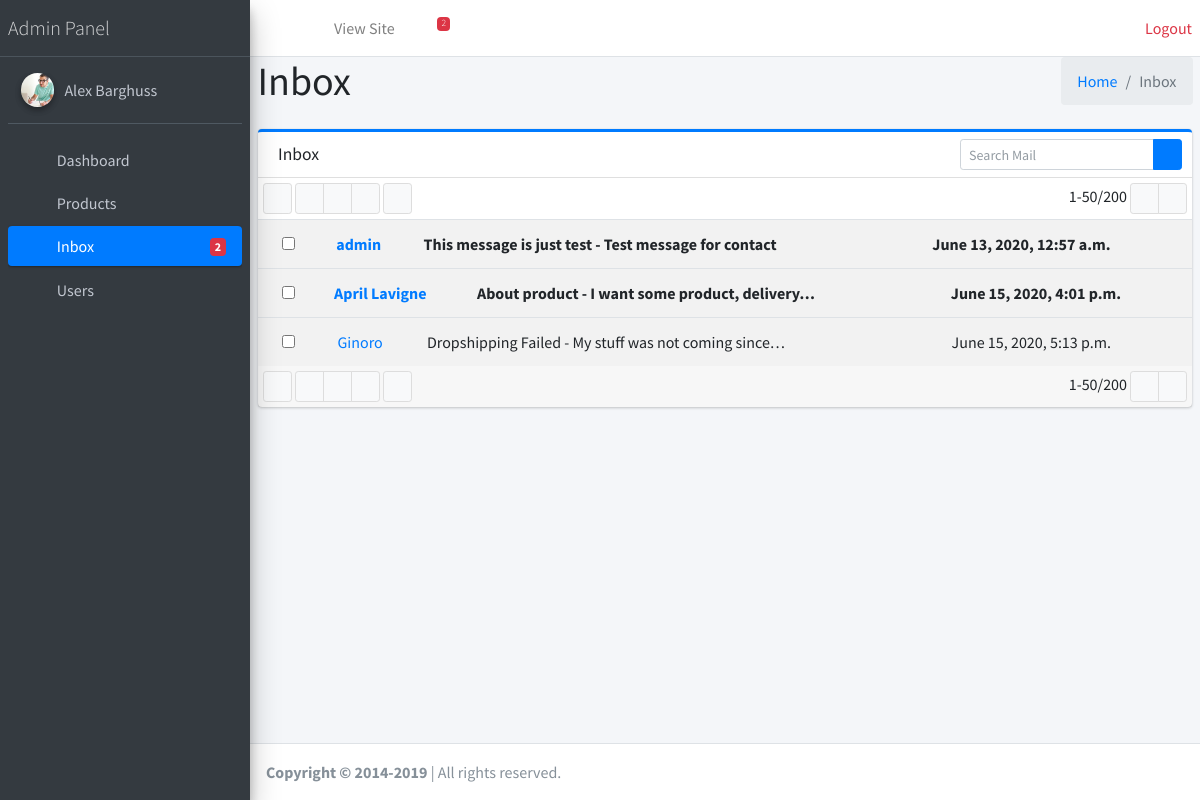
The page /dashboard/inbox/ (signed in) on the database its author committed.
### users/models.py (models this page shows, shortened)
class Account(AbstractUser):
    photo = models.ImageField(upload_to='images/', blank=True, null=True)
    address = models.TextField()

### products/models.py (models this page shows, shortened)
class Contact(models.Model):
    name = models.CharField(max_length=100)
    email = models.CharField(max_length=100)
    message = models.TextField()
    subject = models.CharField(max_length=100)
    created_date = models.DateTimeField(auto_now_add=True)
    view = models.BooleanField(default=False)

### dashboard/views.py (the view)
# urls.py: path('inbox/', InboxPage.as_view(), name='inbox'),
@method_decorator([login_required(login_url='dashboard_login'), admin_required], name='dispatch')
class InboxPage(View):
    template_name = 'dashboard/contact.html'
    def get(self, *args, **kwargs):
        contact = Contact.objects.order_by('created_date')
        return render(self.request, self.template_name, {'contact': contact})

### products/context_processors.py (called while the page is built)
def brand(request):
    from products.models import Product, Contact
    from django.core.paginator import Paginator
    brand = Product.objects.all().values('brand').order_by('-brand')
    paginator = Paginator(brand, 4)
    page_number = request.GET.get('page')
    page_obj = paginator.get_page(page_number)
    pesan = Contact.objects.order_by('-created_date')
    view_count = 0
    for view_boolean in pesan.values('view'):
        if view_boolean['view'] == True:
            view_count += 1
    return {'brand': page_obj, 'pesan': pesan, 'view_count': view_count }

### templates/dashboard/contact.html (shortened to what this page needs)
{% extends 'dashboard/base.html' %}
{% block content %}
        <div class="container-fluid">
            <div class="row mb-2">
              <div class="col-sm-6">
                <h1>Inbox</h1>
              </div>
              <div class="col-sm-6">
                <ol class="breadcrumb float-sm-right">
                  <li class="breadcrumb-item"><a href="#">Home</a></li>
                  <li class="breadcrumb-item active">Inbox</li>
                </ol>
              </div>
            </div>
        </div>
    <section class="content">
        <div class="row">
          <div class="col-md-12">
            <div class="card card-primary card-outline">
              <div class="card-header">
                <h3 class="card-title">Inbox</h3>
                <div class="card-tools">
                  <div class="input-group input-group-sm">
                    <input type="text" class="form-control" placeholder="Search Mail">
                    <div class="input-group-append">
                      <div class="btn btn-primary">
                        <i class="fas fa-search"></i>
                      </div>
                    </div>
                  </div>
                </div>
              </div>
              <div class="card-body p-0">
                <div class="mailbox-controls">
                  <button type="button" class="btn btn-default btn-sm checkbox-toggle"><i class="far fa-square"></i>
                  </button>
                  <div class="btn-group">
                    <button type="button" class="btn btn-default btn-sm"><i class="far fa-trash-alt"></i></button>
                    <button type="button" class="btn btn-default btn-sm"><i class="fas fa-reply"></i></button>
                    <button type="button" class="btn btn-default btn-sm"><i class="fas fa-share"></i></button>
                  </div>
                  <button type="button" class="btn btn-default btn-sm"><i class="fas fa-sync-alt"></i></button>
                  <div class="float-right">
                    1-50/200
                    <div class="btn-group">
                      <button type="button" class="btn btn-default btn-sm"><i class="fas fa-chevron-left"></i></button>
                      <button type="button" class="btn btn-default btn-sm"><i class="fas fa-chevron-right"></i></button>
                    </div>
                  </div>
                </div>
                <div class="table-responsive mailbox-messages">
                  {% for pesan in contact %}
                  <table class="table table-hover table-striped">
                    <tbody>
                    <tr>
                      <td>
                        <div class="icheck-primary">
                          <input type="checkbox" value="" id="check1">
                        </div>
                      </td>
                      <td class="mailbox-name {%if pesan.view == False %}font-weight-bold{% endif %}"><a href="{% url 'detail_inbox' pesan.pk %}">{{ pesan.name }}</a></td>
                      <td class="mailbox-subject {%if pesan.view == False %}font-weight-bold{% endif %}">
                          {{ pesan.subject }} - {{ pesan.message|truncatechars:30 }}
                      </td>
                      <td class="mailbox-attachment"></td>
                      <td class="mailbox-date {%if pesan.view == False %}font-weight-bold{% endif %}">{{ pesan.created_date }}</td>
                    </tr>
                    </tbody>
                  </table>
                  {% endfor %}
                </div>
              </div>
              <div class="card-footer p-0">
                <div class="mailbox-controls">
                  <button type="button" class="btn btn-default btn-sm checkbox-toggle"><i class="far fa-square"></i>
                  </button>
                  <div class="btn-group">
                    <button type="button" class="btn btn-default btn-sm"><i class="far fa-trash-alt"></i></button>
                    <button type="button" class="btn btn-default btn-sm"><i class="fas fa-reply"></i></button>
                    <button type="button" class="btn btn-default btn-sm"><i class="fas fa-share"></i></button>
                  </div>
                  <button type="button" class="btn btn-default btn-sm"><i class="fas fa-sync-alt"></i></button>
                  <div class="float-right">
                    1-50/200
                    <div class="btn-group">
                      <button type="button" class="btn btn-default btn-sm"><i class="fas fa-chevron-left"></i></button>
                      <button type="button" class="btn btn-default btn-sm"><i class="fas fa-chevron-right"></i></button>
                    </div>
                  </div>
                </div>
              </div>
            </div>
          </div>
        </div>
    </section>
{% endblock %}

### templates/dashboard/base.html (shortened to what this page needs)
{% load static %}
{% load mathfilters %}
<!DOCTYPE html>
<html>
<head>
  <link rel="stylesheet" href="{% static 'plugins/fontawesome-free/css/all.min.css' %}">
  <link rel="stylesheet" href="https://code.ionicframework.com/ionicons/2.0.1/css/ionicons.min.css">
  <link rel="stylesheet" href="{% static 'plugins/overlayScrollbars/css/OverlayScrollbars.min.css' %}">
  <link rel="stylesheet" href="{% static 'dist/css/adminlte.min.css' %}">
</head>
<body class="hold-transition sidebar-mini layout-fixed">
<div class="wrapper">
  <nav class="main-header navbar navbar-expand navbar-white navbar-light">
    <ul class="navbar-nav">
      <li class="nav-item">
        <a class="nav-link" data-widget="pushmenu" href="#" role="button"><i class="fas fa-bars"></i></a>
      </li>
      <li class="nav-item d-none d-sm-inline-block">
        <a href="{% url 'home' %}" class="nav-link">
            <i class="fa fa-home"></i>
            View Site
        </a>
      </li>
      <li class="nav-item dropdown">
        {% if pesan.count|sub:view_count %}
          <a class="nav-link" data-toggle="dropdown" href="#">
            <i class="far fa-comments"></i>
            <span class="badge badge-danger navbar-badge">
            {{ pesan.count|sub:view_count }}
            </span>
        {% endif %}
        </a>
      </li>
    </ul>
    <ul class="navbar-nav ml-auto">
        <li class="nav-item">
            <a href="{% url 'logout' %}" class="text-danger">
                <i class="fa fa-power-off"></i>
                Logout
            </a>
        </li>
    </ul>
  </nav>
  <aside class="main-sidebar sidebar-dark-primary elevation-4">
    <a href="{% url 'dashboard' %}" class="brand-link">
      <span class="brand-text font-weight-light">Admin Panel</span>
    </a>
    <div class="sidebar">
      <div class="user-panel mt-3 pb-3 mb-3 d-flex">
        <div class="image">
          <img src="{{ user.photo.url }}" class="img-circle elevation-2" alt="User Image">
        </div>
        <div class="info">
          <a href="#" class="d-block">{{ user.first_name }} {{ user.last_name }} </a>
        </div>
      </div>
      {% with url_name=request.resolver_match.url_name %}
      <nav class="mt-2">
        <ul class="nav nav-pills nav-sidebar flex-column" data-widget="treeview" role="menu" data-accordion="false">
          <li class="nav-item has-treeview">
            <a href="{% url 'dashboard' %}" class="nav-link {% if url_name == 'dashboard' %}active{% endif %}">
              <i class="nav-icon fas fa-tachometer-alt"></i>
              <p>
                Dashboard
              </p>
            </a>
          </li>
          <li class="nav-item has-treeview">
            <a href="{% url 'dashboard_products' %}" class="nav-link {% if url_name == 'dashboard_products' or 'product' in url_name %}active{% endif %}">
              <i class="nav-icon fas fa-list-ul"></i>
              <p>
                Products
              </p>
            </a>
          </li>
          <li class="nav-item has-treeview">
            <a href="{% url 'inbox' %}" class="nav-link {% if url_name == 'inbox' or 'inbox' in url_name %}active{% endif %}">
              <i class="nav-icon fas fa-envelope"></i>
              <p>
                Inbox
                {% if pesan.count|sub:view_count %}
                <span class="badge badge-danger right">{{ pesan.count|sub:view_count }}</span>
                {% endif %}
              </p>
            </a>
          </li>
          <li class="nav-item has-treeview">
            <a href="{% url 'member' %}" class="nav-link {% if url_name == 'member' %}active{% endif %}">
              <i class="nav-icon fas fa-users"></i>
              <p>
                Users
              </p>
            </a>
          </li>
        </ul>
      </nav>
      {% endwith %}
    </div>
  </aside>
  <div class="content-wrapper">
    {% block content %}
    {% endblock %}
  </div>
  <footer class="main-footer">
    <strong>Copyright &copy; 2014-2019 </strong> | All rights
    reserved.
  </footer>
</div>
</body>
</html>

### rows shown on the page
Account: photo (picture), first_name "Alex", last_name "Barghuss"
Contact: name "admin", subject "This message is just test", message "Test message for contact", created_date "June 13, 2020, 12:57 a.m."
Contact: name "April Lavigne", subject "About product", message "I want some product, delivery…", created_date "June 15, 2020, 4:01 p.m."
Contact: name "Ginoro", subject "Dropshipping Failed", message "My stuff was not coming since…", created_date "June 15, 2020, 5:13 p.m."

### other values the page prints
{{ pesan.count|sub:view_count }} "2"
